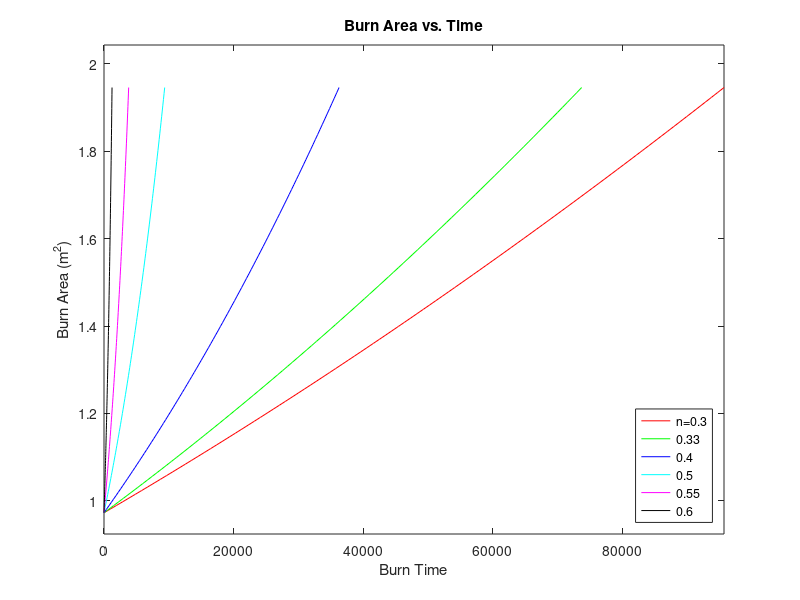
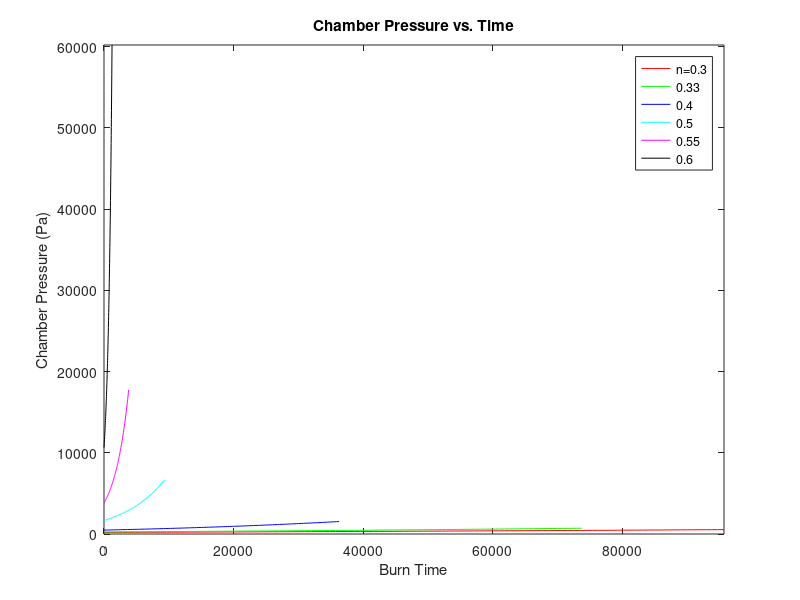
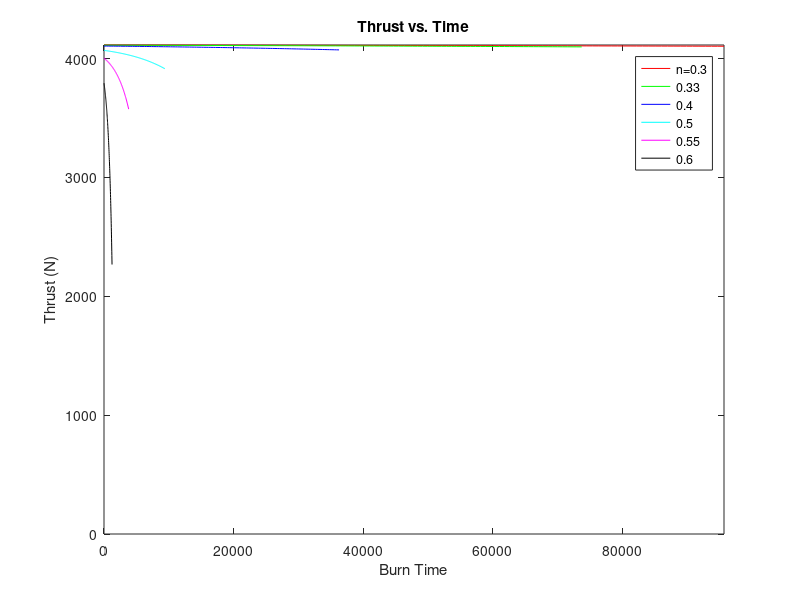
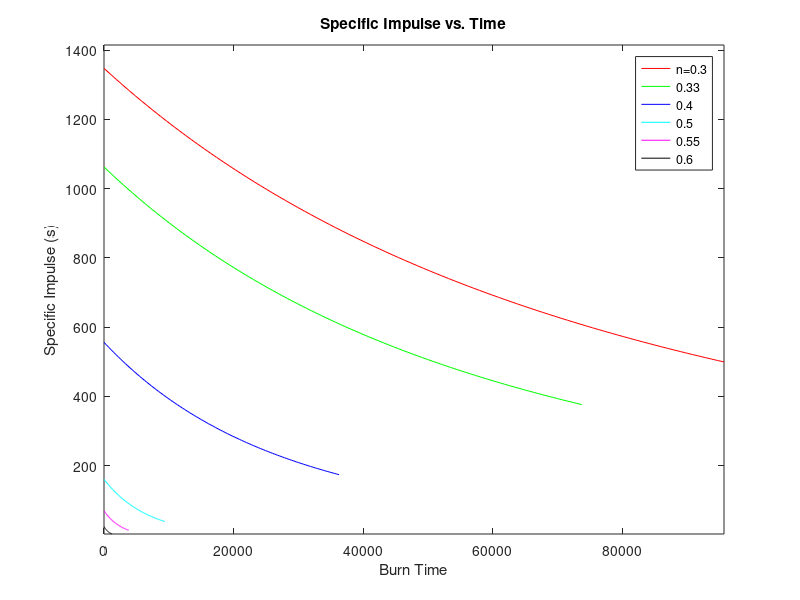

Reproduce these figures in MATLAB, in order.
% Zane Grothe
% AERO 6530
% HW 4
% 3/14/22

clear all
close all
clc

% Problem 3 ~~~~~~~~~~~~~~~~~~~~
% Part b) [Converted to metric units]


% Givens

a=0.05*0.0254/6894.757; % Burn rate coefficient (m/s/Pa^n)
%       THIS DOES NOT CONVERT WELL

cstar=5343*0.3048; % Characteristic velocity (m/s)
rhob=0.064*1728/0.062428; % Propellant density (kg/m^3)
T0=6260/1.8; % Chamber temperature (Kelvin)
MW=25.3; % Molecular weight (kg/kmol)
gam=1.24; % Specific heat ratio
Dt=5*0.0254; % Throat diameter (m)
Di=8*0.0254; % Grain initial diameter (m)
Dc=16*0.0254; % Grain outer diameter (m)
L=60*0.0254; % Grain length (m)
Me=2.5; % Exit Mach number

pa=101325; % Atmospheric pressure (Pa)
g=9.81; % Mass conversion (m/s)
Ru=8314; % Universal gas constant (J/kmol-K)


nm=[0.3,0.33,0.4,0.5,0.55,0.6]; % Burn rate exponent matrix


% Calculations

At=pi*Dt^2/4; % Throat area (m^2)
Abi=pi*Di*L; % Initial burn area (m^2)
Abf=pi*Dc*L; % Final burn area (m^2)

x=1; % Counter
while x < 7
    n=nm(1,x);  % Use the counter to pull n value
    
    K1=2*pi*L*a*(a*cstar*rhob/At)^(n/(1-n));
    K2=K1*(2*n-1)/(n-1);
    
    if n == 0.5
        tf=log(Abf/Abi)/K1; % Burnout time for special case of n=0.5 (s)
    else
        tf=(Abf^((2*n-1)/(n-1))-Abi^((2*n-1)/(n-1)))/K2; % Burnout time (s)
    end
    
    t=linspace(0,tf); % Burn time (s)
    
    if n == 0.5
        Ab=Abi*exp(K1*t); % Burn area for special case of n=0.5 (m^2)
    else
        Ab=(K2*t+Abi^((2*n-1)/(n-1))).^((n-1)/(2*n-1)); % Burn area (m^2)
    end
    
    p0=(a*rhob*cstar*Ab/At).^(1/(1-n)); % Chamber pressure (Pa)
    mdot=p0*At/cstar; % Mass flow rate (kg/s)
    Te=T0/(1+(gam-1)*Me/2); % Exit temperature (Kelvin)
    ue=Me*sqrt(gam*Te*Ru/MW); % Exhaust velocity (m/s)
    Ae=At/Me*(2/(gam+1)*((1+(gam-1)/2*Me^2)))^((gam+1)/2/(gam-1)); % Exit area (m^2)
    pe=p0/(1+(gam-1)*Me/2)^(gam/(gam-1)); % Exit pressure (Pa)
    Ft=mdot*ue+Ae*(pe-pa); % Thrust (N)
    Isp=Ft./mdot/g; % Specific impulse (s)
    
    % Collect data into rows (subscript m denotes a matrix of the values)
    if x == 1
        Abm=Ab;
        p0m=p0;
        Ftm=Ft;
        Ispm=Isp;
        tm=t;
    else
        Abm=[Abm;Ab];
        p0m=[p0m;p0];
        Ftm=[Ftm;Ft];
        Ispm=[Ispm;Isp];
        tm=[tm;t];
    end
    
    x=x+1; % Increase counter
end
% Corrections because (a) is imperical and doesn't convert!
Ftm=abs(Ftm);
Ispm=-Ispm/200;

% Plot loop using data matrices' rows on 1 plot each

C=[1,0,0;0,1,0;0,0,1;0,1,1;1,0,1;0,0,0]; % Color matrix to pick from

% Burn Area
for b=1:6
    figure(1)
    plot(tm(b,:),Abm(b,:),'color',C(b,:))
    hold on
end
hold off
xlim([0,max(tm(:))])
ylim([min(Abm(:))*0.95,max(Abm(:))*1.05])
xlabel('Burn Time')
ylabel('Burn Area (m^2)')
title('Burn Area vs. Time')
legend({'n=0.3','0.33','0.4','0.5','0.55','0.6'},'Location','southeast')

% Chamber Pressure
for b=1:6
    figure(2)
    plot(tm(b,:),p0m(b,:),'color',C(b,:))
    hold on
end
hold off
xlim([0,max(tm(:))])
ylim([0,max(p0m(:))])
xlabel('Burn Time')
ylabel('Chamber Pressure (Pa)')
title('Chamber Pressure vs. Time')
legend('n=0.3','0.33','0.4','0.5','0.55','0.6')

% Thrust
for b=1:6
    figure(3)
    plot(tm(b,:),Ftm(b,:),'color',C(b,:))
    hold on
end
hold off
xlim([0,max(tm(:))])
ylim([0,max(Ftm(:))])
xlabel('Burn Time')
ylabel('Thrust (N)')
title('Thrust vs. Time')
legend('n=0.3','0.33','0.4','0.5','0.55','0.6')

% Specific Impulse
for b=1:6
    figure(4)
    plot(tm(b,:),Ispm(b,:),'color',C(b,:))
    hold on
end
hold off
xlim([0,max(tm(:))])
ylim([min(Ispm(:))*0.95,max(Ispm(:))*1.05])
xlabel('Burn Time')
ylabel('Specific Impulse (s)')
title('Specific Impulse vs. Time')
legend('n=0.3','0.33','0.4','0.5','0.55','0.6')

